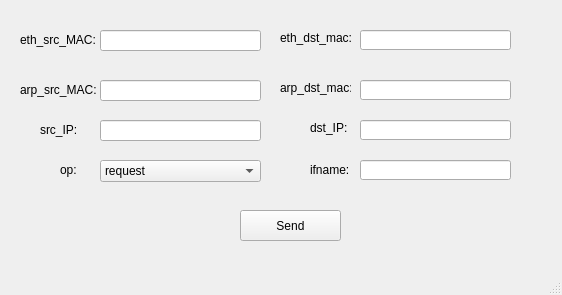
<?xml version="1.0" encoding="UTF-8"?>
<ui version="4.0">
 <class>MainWindow</class>
 <widget class="QMainWindow" name="MainWindow">
  <property name="geometry">
   <rect>
    <x>0</x>
    <y>0</y>
    <width>562</width>
    <height>295</height>
   </rect>
  </property>
  <property name="windowTitle">
   <string>MainWindow</string>
  </property>
  <widget class="QWidget" name="centralwidget">
   <widget class="QLineEdit" name="val_eth_src_mac">
    <property name="geometry">
     <rect>
      <x>100</x>
      <y>30</y>
      <width>161</width>
      <height>21</height>
     </rect>
    </property>
   </widget>
   <widget class="QLabel" name="eth_src_mac">
    <property name="geometry">
     <rect>
      <x>20</x>
      <y>30</y>
      <width>91</width>
      <height>20</height>
     </rect>
    </property>
    <property name="text">
     <string>eth_src_MAC:</string>
    </property>
   </widget>
   <widget class="QLabel" name="eth_dst_mac">
    <property name="geometry">
     <rect>
      <x>280</x>
      <y>30</y>
      <width>71</width>
      <height>16</height>
     </rect>
    </property>
    <property name="text">
     <string>eth_dst_mac:</string>
    </property>
   </widget>
   <widget class="QLineEdit" name="val_eth_dst_mac">
    <property name="geometry">
     <rect>
      <x>360</x>
      <y>30</y>
      <width>151</width>
      <height>20</height>
     </rect>
    </property>
   </widget>
   <widget class="QLabel" name="arp_src_mac">
    <property name="geometry">
     <rect>
      <x>20</x>
      <y>80</y>
      <width>91</width>
      <height>20</height>
     </rect>
    </property>
    <property name="text">
     <string>arp_src_MAC:</string>
    </property>
   </widget>
   <widget class="QLabel" name="arp_dst_mac">
    <property name="geometry">
     <rect>
      <x>280</x>
      <y>80</y>
      <width>71</width>
      <height>16</height>
     </rect>
    </property>
    <property name="text">
     <string>arp_dst_mac:</string>
    </property>
   </widget>
   <widget class="QLineEdit" name="val_arp_src_mac">
    <property name="geometry">
     <rect>
      <x>100</x>
      <y>80</y>
      <width>161</width>
      <height>21</height>
     </rect>
    </property>
   </widget>
   <widget class="QLineEdit" name="val_arp_dst_mac">
    <property name="geometry">
     <rect>
      <x>360</x>
      <y>80</y>
      <width>151</width>
      <height>20</height>
     </rect>
    </property>
   </widget>
   <widget class="QLabel" name="arp_ip">
    <property name="geometry">
     <rect>
      <x>40</x>
      <y>120</y>
      <width>51</width>
      <height>20</height>
     </rect>
    </property>
    <property name="text">
     <string>src_IP:</string>
    </property>
   </widget>
   <widget class="QLabel" name="dst_ip">
    <property name="geometry">
     <rect>
      <x>310</x>
      <y>120</y>
      <width>51</width>
      <height>16</height>
     </rect>
    </property>
    <property name="text">
     <string>dst_IP:</string>
    </property>
   </widget>
   <widget class="QLineEdit" name="val_src_ip">
    <property name="geometry">
     <rect>
      <x>100</x>
      <y>120</y>
      <width>161</width>
      <height>21</height>
     </rect>
    </property>
   </widget>
   <widget class="QLineEdit" name="val_dst_ip">
    <property name="geometry">
     <rect>
      <x>360</x>
      <y>120</y>
      <width>151</width>
      <height>20</height>
     </rect>
    </property>
   </widget>
   <widget class="QComboBox" name="comboBox">
    <property name="geometry">
     <rect>
      <x>100</x>
      <y>160</y>
      <width>161</width>
      <height>22</height>
     </rect>
    </property>
    <item>
     <property name="text">
      <string>request</string>
     </property>
    </item>
    <item>
     <property name="text">
      <string>reply</string>
     </property>
    </item>
   </widget>
   <widget class="QLabel" name="op">
    <property name="geometry">
     <rect>
      <x>60</x>
      <y>160</y>
      <width>21</width>
      <height>20</height>
     </rect>
    </property>
    <property name="text">
     <string>op:</string>
    </property>
   </widget>
   <widget class="QLabel" name="ifname">
    <property name="geometry">
     <rect>
      <x>310</x>
      <y>160</y>
      <width>51</width>
      <height>20</height>
     </rect>
    </property>
    <property name="text">
     <string>ifname:</string>
    </property>
   </widget>
   <widget class="QLineEdit" name="val_ifname">
    <property name="geometry">
     <rect>
      <x>360</x>
      <y>160</y>
      <width>151</width>
      <height>20</height>
     </rect>
    </property>
   </widget>
   <widget class="QPushButton" name="pushButton">
    <property name="geometry">
     <rect>
      <x>240</x>
      <y>210</y>
      <width>101</width>
      <height>31</height>
     </rect>
    </property>
    <property name="text">
     <string>Send</string>
    </property>
   </widget>
  </widget>
  <widget class="QMenuBar" name="menubar">
   <property name="geometry">
    <rect>
     <x>0</x>
     <y>0</y>
     <width>562</width>
     <height>23</height>
    </rect>
   </property>
  </widget>
  <widget class="QStatusBar" name="statusbar"/>
 </widget>
 <resources/>
 <connections/>
</ui>
